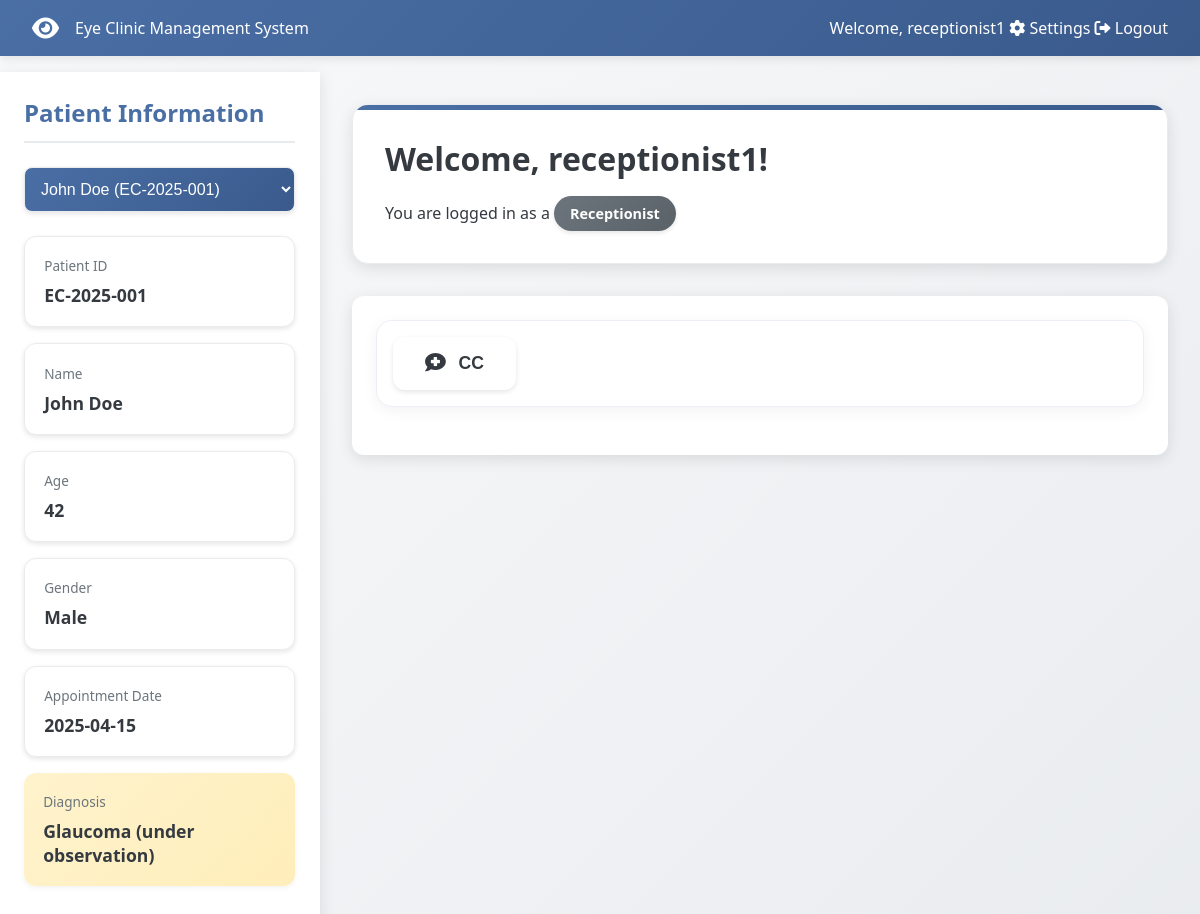
The app's page /dashboard (signed in) with its own data.
### models.py (models this page shows, shortened)
class User(db.Model):
    id = db.Column(db.Integer, primary_key=True)
    username = db.Column(db.String(80), unique=True, nullable=False)
    email = db.Column(db.String(120), unique=True, nullable=False)
    password_hash = db.Column(db.String(120), nullable=False)
    role = db.Column(db.String(80), nullable=False)
    name = db.Column(db.String(120))
    status = db.Column(db.String(20), default='active')
    last_login = db.Column(db.DateTime, default=lambda: datetime.now(timezone.utc))
    custom_permissions = db.Column(db.String(500))  # Store tab permissions as comma-separated string
    created_at = db.Column(db.DateTime, default=lambda: datetime.now(timezone.utc))
    updated_at = db.Column(db.DateTime, default=lambda: datetime.now(timezone.utc), onupdate=lambda: datetime.now(timezone.utc))
    def get_custom_permissions(self):
        if self.custom_permissions:
            return self.custom_permissions.split(',')
        return []

class Patient(db.Model):
    id = db.Column(db.String(20), primary_key=True)
    name = db.Column(db.String(100), nullable=False)
    age = db.Column(db.Integer)
    gender = db.Column(db.String(10))
    appointment_date = db.Column(db.Date)
    diagnosis = db.Column(db.Text)
    created_at = db.Column(db.DateTime, default=datetime.utcnow)
    updated_at = db.Column(db.DateTime, default=datetime.utcnow, onupdate=datetime.utcnow)
    def to_dict(self):
        return {
            'id': self.id,
            'name': self.name,
            'age': self.age,
            'gender': self.gender,
            'appointment_date': self.appointment_date.isoformat() if self.appointment_date else None,
            'diagnosis': self.diagnosis,
            'created_at': self.created_at.isoformat() if self.created_at else None,
            'updated_at': self.updated_at.isoformat() if self.updated_at else None
        }

### app.py (the view)
@app.route('/dashboard')
@login_required
def dashboard():
    role = session['role']
    user = User.query.filter_by(username=session['username']).first()
    custom_permissions = user.get_custom_permissions() if user else []
    if custom_permissions:
        accessible_tabs = {
            tab: tab in custom_permissions
            for tab in TAB_PERMISSIONS.keys()
        }
    else:
        accessible_tabs = {
            tab: tab in [t for t, roles in TAB_PERMISSIONS.items() if role in roles]
            for tab in TAB_PERMISSIONS.keys()
        }
    role_stats = {
        'Admin': {
            'total_patients': Patient.query.count(),
            'active_cases': Patient.query.filter(Patient.diagnosis.isnot(None)).count(),
            'pending_reviews': Patient.query.filter(Patient.diagnosis.is_(None)).count()
        },
        'Doctor': {
            'patients_today': Patient.query.filter_by(appointment_date=datetime.now().date()).count(),
            'pending_reports': Patient.query.filter(Patient.diagnosis.is_(None)).count(),
            'prescriptions': 8  # This would come from a prescriptions table in a real app
        },
        'Nurse': {
            'assigned_patients': Patient.query.count(),
            'vitals_pending': 3,  # This would come from a vitals table in a real app
            'follow_ups': 4  # This would come from a follow-ups table in a real app
        },
        'Intern': {
            'observed_cases': 10,  # This would come from a cases table in a real app
            'assisted_cases': 5,
            'study_hours': 15
        },
        'Receptionist': {
            'appointments_today': Patient.query.filter_by(appointment_date=datetime.now().date()).count(),
            'check_ins': 15,  # This would come from a check-ins table in a real app
            'pending_calls': 4  # This would come from a calls table in a real app
        },
        'Pharmacist': {
            'prescriptions_pending': 12,  # This would come from a prescriptions table in a real app
            'completed_orders': 35,
            'inventory_alerts': 3
        }
    }
    can_view_patient_info = role in PATIENT_INFO_ACCESS
    current_patient = None
    if can_view_patient_info:
        current_patient = Patient.query.get(session.get('selected_patient_id'))
        if not current_patient:
            current_patient = Patient.query.first()
            if current_patient:
                session['selected_patient_id'] = current_patient.id
    return render_template('dashboard.html',
                         username=session['username'],
                         role=role,
                         tabs=accessible_tabs,
                         stats=role_stats[role],
                         can_view_patient_info=can_view_patient_info,
                         patient_data=current_patient.to_dict() if current_patient else None,
                         all_patients=[p.to_dict() for p in Patient.query.all()] if can_view_patient_info else None,
                         users=[u.to_dict() for u in User.query.all()] if role == 'Admin' else None)

### app.py (called while the page is built)
def login_required(f):
    @wraps(f)
    def decorated_function(*args, **kwargs):
        if 'username' not in session:
            flash('Please log in first.')
            return redirect(url_for('login'))
        return f(*args, **kwargs)
    return decorated_function

### templates/dashboard.html (shortened to what this page needs)
<!DOCTYPE html>
<html lang="en">
<head>
    <link rel="stylesheet" href="https://cdnjs.cloudflare.com/ajax/libs/font-awesome/6.0.0/css/all.min.css">
</head>
<body>
    <nav class="navbar">
        <div class="navbar-brand">
            <i class="fas fa-eye"></i>
            <span>Eye Clinic Management System</span>
        </div>
        <div class="navbar-right">
            <span>Welcome, {{ username }}</span>
            <a href="#" class="nav-button" onclick="showTab('Settings')">
                <i class="fas fa-cog"></i>
                Settings
            </a>
            <a href="{{ url_for('logout') }}" class="nav-button">
                <i class="fas fa-sign-out-alt"></i>
                Logout
            </a>
        </div>
    </nav>
    <div class="main-content">
        {% if can_view_patient_info %}
        <div class="patient-sidebar">
            <div class="patient-info">
                <h2>Patient Information</h2>
                <div class="patient-selector" style="margin-bottom: 1.5rem;">
                    <select id="patient-select" class="form-control" onchange="selectPatient(this.value)" style="width: 100%; padding: 0.75rem; border: 1px solid var(--border-color); border-radius: 8px; background-color: white; font-size: 1rem;">
                    {% for patient in all_patients %}
                        <option value="{{ patient.id }}" {% if patient.id == patient_data.id %}selected{% endif %}>
                            {{ patient.name }} ({{ patient.id }})
                        </option>
                    {% endfor %}
                </select>
            </div>
                {% if patient_data %}
                <div class="info-group">
                    <div class="info-label">Patient ID</div>
                    <div class="info-value">{{ patient_data.id }}</div>
                </div>
                <div class="info-group">
                    <div class="info-label">Name</div>
                    <div class="info-value">{{ patient_data.name }}</div>
                </div>
                <div class="info-group">
                    <div class="info-label">Age</div>
                    <div class="info-value">{{ patient_data.age }}</div>
                </div>
                <div class="info-group">
                    <div class="info-label">Gender</div>
                    <div class="info-value">{{ patient_data.gender }}</div>
                </div>
                <div class="info-group">
                    <div class="info-label">Appointment Date</div>
                    <div class="info-value">{{ patient_data.appointment_date }}</div>
                </div>
                <div class="diagnosis">
                    <div class="info-label">Diagnosis</div>
                    <div class="info-value">{{ patient_data.diagnosis }}</div>
                </div>
                {% else %}
                <div class="info-group">
                    <div class="info-value">No patient selected</div>
                </div>
                {% endif %}
            </div>
        </div>
        {% endif %}
        <div class="dashboard-container">
            <div class="welcome-card">
                <h1>Welcome, {{ username }}!</h1>
                <p>You are logged in as a <span class="role-badge role-{{ role }}">{{ role }}</span></p>
            </div>
            <div class="tabs-container">
                <div class="tab-buttons">
                    {% for tab, has_access in tabs.items() %}
                        {% if has_access and tab != 'Settings' %}
                        <button class="tab-button" onclick="showTab('{{ tab }}')">
                            {% if tab == 'Manage Users' %}
                                <i class="fas fa-users"></i>
                            {% elif tab == 'HPI' %}
                                <i class="fas fa-file-medical"></i>
                            {% elif tab == 'CC' %}
                                <i class="fas fa-comment-medical"></i>
                            {% elif tab == 'ROS' %}
                                <i class="fas fa-clipboard-list"></i>
                            {% elif tab == 'PMH' %}
                                <i class="fas fa-history"></i>
                            {% elif tab == 'P/FH' %}
                                <i class="fas fa-users"></i>
                            {% elif tab == 'Vision' %}
                                <i class="fas fa-eye"></i>
                            {% elif tab == 'Exam' %}
                                <i class="fas fa-stethoscope"></i>
                            {% elif tab == 'Photos/Videos' %}
                                <i class="fas fa-camera"></i>
                            {% elif tab == 'E-prescribe' %}
                                <i class="fas fa-prescription"></i>
                            {% elif tab == 'Hand Off' %}
                                <i class="fas fa-exchange-alt"></i>
                            {% endif %}
                                {{ tab }}
                            </button>
                        {% endif %}
                    {% endfor %}
                </div>
            </div>
        </div>
    </div>
</body>
</html>

### records on screen
User: username "receptionist1"
Patient: id "EC-2025-001", name "John Doe", gender "Male", diagnosis "Glaucoma (under observation)"

### other values on screen
{{ patient_data.age }} "42"
{{ patient_data.appointment_date }} "2025-04-15"
{{ role }} "Receptionist"
{{ tab }} "CC"
form field value "John Doe (EC-2025-001)"
